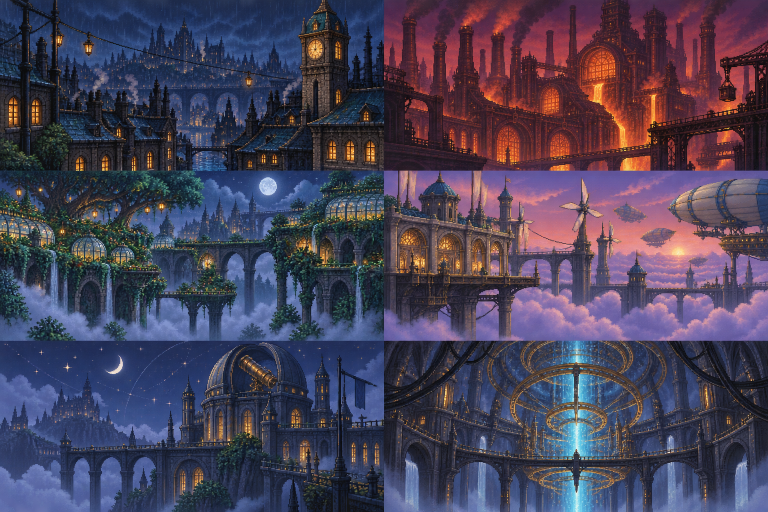
#> input picture assets/gba/source/districts.png, 1536 x 1024 px, found by its file name (shown at 1/2 size)
$ python prepare_gba_art.py
#> lines starting #> are read from the running program, lines starting #| are printed output that depends on the picture
"""Convert the checked-in original artwork to GBA color/tile formats.

Optional authoring step: pip install Pillow==12.3.0. Ordinary ROM builds use
the checked-in packed files and need only Python's standard library.
"""
from pathlib import Path
from PIL import Image, ImageOps
import struct

ROOT = Path('assets/gba')
OUT = ROOT / 'packed'
OUT.mkdir(exist_ok=True)

def rgb15(rgb):
    r,g,b = rgb[:3]
    return (r >> 3) | ((g >> 3) << 5) | ((b >> 3) << 10)

def palette(im, count):
    p = im.getpalette()
    return [tuple(p[i*3:i*3+3]) for i in range(count)]

def write_palette(name, colors):
    (OUT / (name+'.pal')).write_bytes(struct.pack('<'+'H'*len(colors), *map(rgb15,colors)))

def tiled(im, bpp):
    p = list(im.get_flattened_data()); w,h = im.size; out = bytearray()
    for ty in range(0,h,8):
        for tx in range(0,w,8):
            for y in range(8):
                for x in range(0,8,2 if bpp==4 else 1):
                    v = p[(ty+y)*w+tx+x]
                    if bpp==4: v |= p[(ty+y)*w+tx+x+1]<<4
                    out.append(v)
    return out

atlas = Image.open(ROOT/'source/districts.png').convert('RGB')
for i in range(7):
    if i<6:
        x,y=i%2,i//2; w,h=atlas.size
#> after `w, h = atlas.size`: w = 1536; h = 1024
        source=atlas.crop((x*w//2,y*h//3,(x+1)*w//2,(y+1)*h//3))
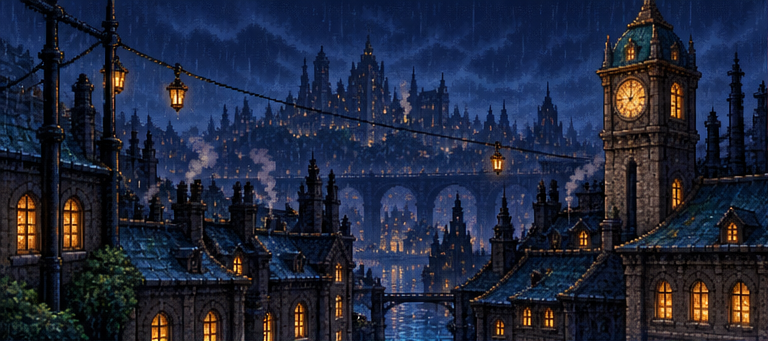
#> source: PIL image 768x341 RGB; mean R, G, B 32.1, 38.9, 59.8
    else: source=Image.open(ROOT/'source/city-map.png').convert('RGB')
    im=source.resize((256,160),Image.Resampling.LANCZOS).quantize(colors=128,method=Image.Quantize.MEDIANCUT,dither=Image.Dither.NONE)
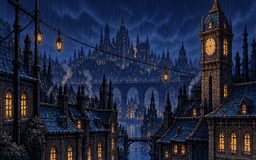
#> im: PIL image 256x160 P; mean R, G, B 31.3, 38.4, 60.4
    (OUT/f'scene-{i}.tiles').write_bytes(tiled(im,8))
#> (the run stopped early here; a loop or call above may not have finished)
